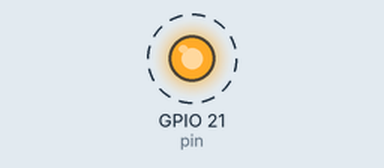
The program below on a simulated Raspberry Pi (BCM pin numbers). Shown: output pins drawn as LEDs (lit = HIGH). Dashed ring = blinking. What the program prints to the terminal is not drawn.

Above: at 0.5 s.
Timing chart, 0 to 4.6 s (numbered marks = the images above):
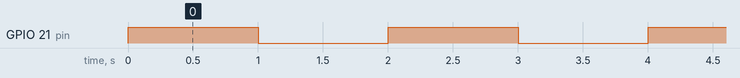

Measured:
- by itself, GPIO 21 (pin): alternates HIGH for 1.0 s and LOW for 1.0 s

The program:

Led.py
```python
import RPi.GPIO as GPIO       #libreria per utilizzare pin di raspberry
import gpiozero               #contiene funzioni già scritte pr componenti base
from time import sleep

pin = 21

GPIO.setmode(GPIO.BCM)
GPIO.setwarnings(False)
GPIO.setup(pin, GPIO.OUT)

while(True):

   print("ciao")
   GPIO.output(pin, GPIO.HIGH)
   sleep(1)
   GPIO.output(pin, GPIO.LOW)
   sleep(1)
```
